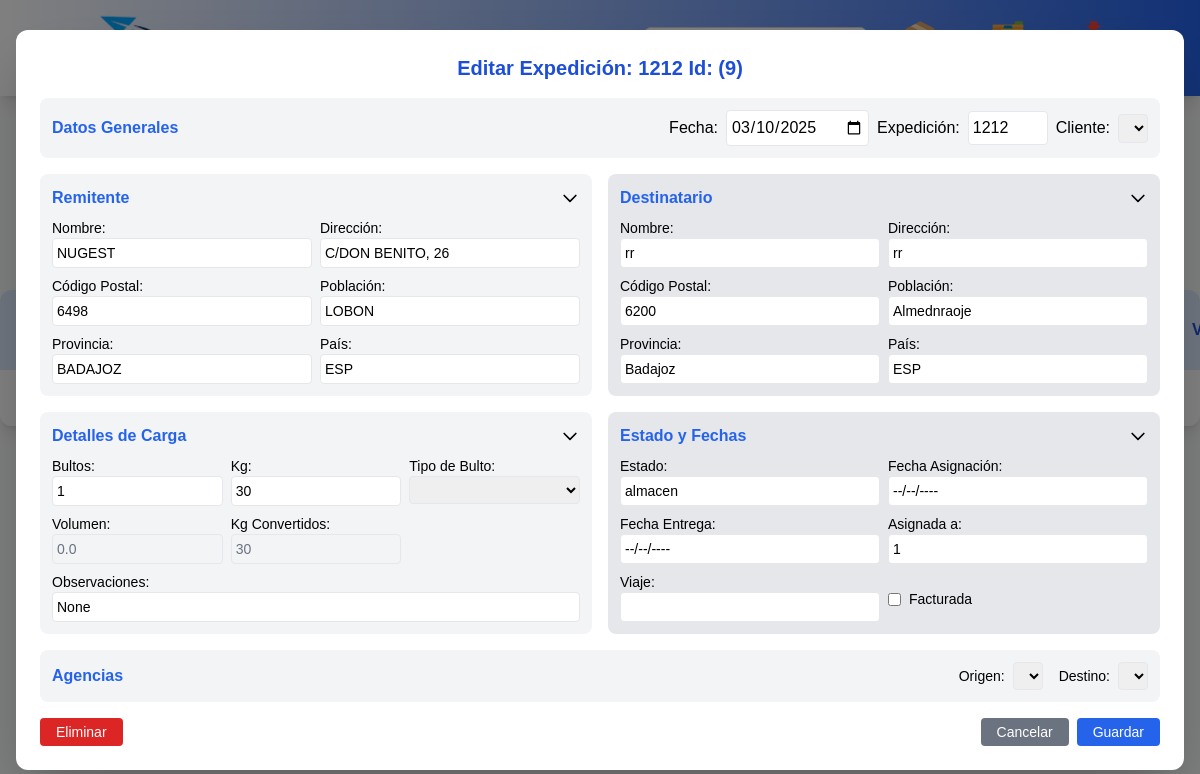
The page /consultar_expedicion?id=9 on the database as committed earlier.
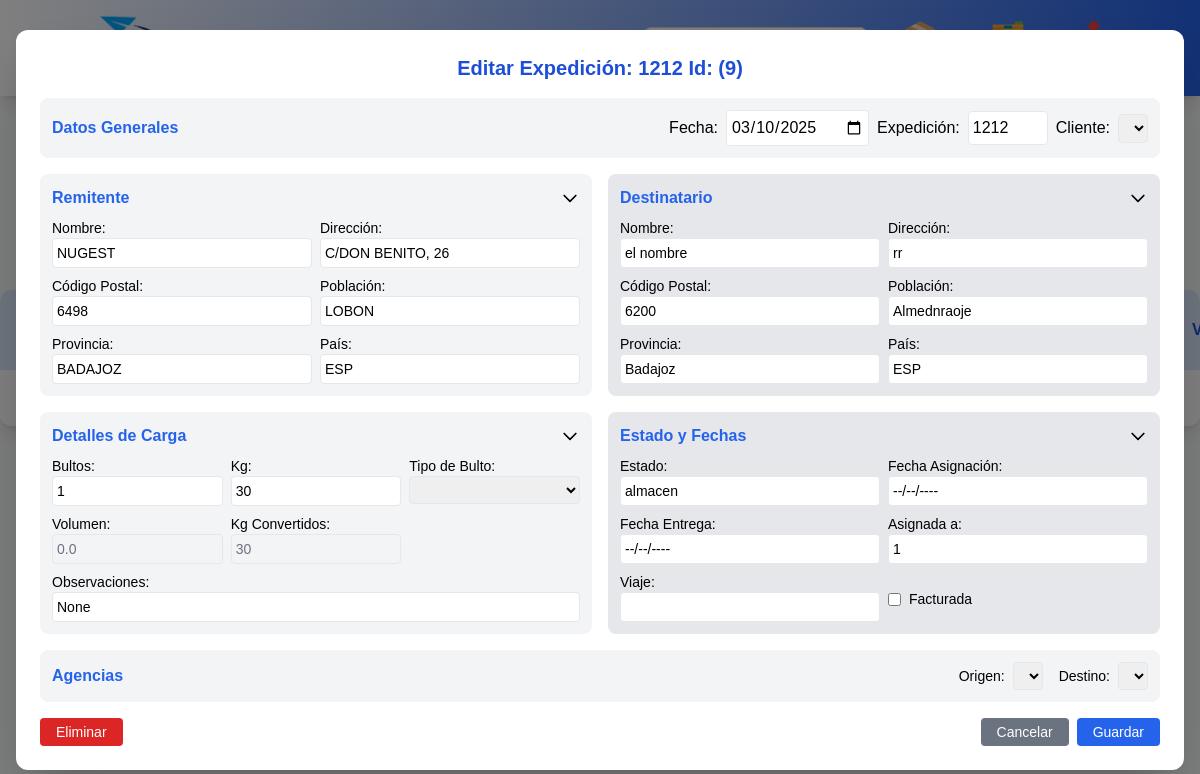
The same page on the database as committed later.
### models.py (models this page shows, shortened)
class Expedicion(Base):
    __tablename__ = "expedicion"
    id = Column(Integer, primary_key=True, autoincrement=True, nullable=False)
    fecha = Column(DateTime, nullable=False)
    expedicion = Column(String, nullable=False)
    agencia_origen = Column(String(200), nullable=False)
    agencia_destino = Column(String(200), nullable=False)
    cliente = Column(String(200), nullable=False)
    remitente = Column(String(200), nullable=False)
    dir_remitente = Column(String(200), nullable=True)
    cod_postal_remitente = Column(String(5), nullable=False)
    poblacion_remitente = Column(String(200), nullable=False)
    provincia_remitente = Column(String(200), nullable=False)
    pais_remitente = Column(String(100), nullable=False)
    tlf_remitente = Column(String(200), nullable=True)
    destinatario = Column(String(200), nullable=False)
    dir_destinatario = Column(String(200), nullable=False)
    cod_postal_destinatario = Column(String(5), nullable=False)
    poblacion_destinatario = Column(String(200), nullable=False)
    provincia_destinatario = Column(String(200), nullable=False)
    pais_destinatario = Column(String(100), nullable=False)
    tlf_destinatario = Column(String(200), nullable=True)
    bultos = Column(Integer, nullable=False)
    kg = Column(Integer, nullable=False)
    volumen = Column(Float, nullable=True)
    kg_conv = Column(Integer, nullable=False)
    tipo_bulto = Column(String(100), nullable=True)
    reembolso = Column(Float, nullable=True, default=0.0)
    estado = Column(Enum("almacen", "en reparto", "entregado", name="estado_expedicion"), nullable=False,
                    default="almacen")
    fecha_llegada = Column(DateTime, nullable=True)
    fecha_asignacion = Column(DateTime, nullable=True)
    fecha_entrega = Column(DateTime, nullable=True)
    facturada = Column(Boolean, default=False)
    asignada_a = Column(String, default=True)
    viaje = Column(Integer, nullable=True)
    ingreso_com_reembolso = Column(Float, nullable=True, default=0.0)
    ingreso_distribucion = Column(Float, nullable=True, default=0.0)
    ingreso_cargo_adicional = Column(Float, nullable=True, default=0.0)
    coste_reparto = Column(Float, nullable=True, default=0.0)
    coste_arrastre = Column(Float, nullable=True, default=0.0)
    coste_removido = Column(Float, nullable=True, default=0.0)
    coste_distribucion = Column(Float, nullable=True, default=0.0)
    albaran_entrega = Column(Boolean, default=False)
    albaran_cliente = Column(Boolean, default=False)
    observaciones = Column(String(200), nullable=True)
    incidencia_tipo = Column(Enum("ausente", "rechazado", "sin tiempo", "0", name="incidencia_tipo"), nullable=True,
                    default="0")
    fecha_incidencia = Column(DateTime, nullable=True)
    incidencia_ampliacion = Column(String(200), nullable=True)
    dev_alb_firmado = Column(Boolean, default=False)
    __table_args__ = (
        UniqueConstraint('expedicion', 'cliente', name='_expedicion_cliente_uc'),
    )

### metodos/consultar_expedicion.py (the view)
    @app.route('/consultar_expedicion', methods=['GET'])
    def consultar_expedicion():
        expedicion_id = request.args.get('id')
        if not expedicion_id:
            return render_template('repartos.html', error="Por favor, ingrese un número de expedición.")
        expedicion = db.session.query(Expedicion).filter_by(id=expedicion_id).first()
        if not expedicion:
            expedicion = db.session.query(Expedicion).filter_by(expedicion=expedicion_id).first()
        if not expedicion:
            return render_template('repartos.html', error="Expedición no encontrada.")
        return render_template('repartos.html', expedicion=expedicion, abrir_modal=True)

### metodos/consultar_expedicion.py (called while the page is built)
def ruta_consultar_expedicion(app):
    @app.route('/consultar_expedicion', methods=['GET'])
    def consultar_expedicion():
        expedicion_id = request.args.get('id')
        if not expedicion_id:
            return render_template('repartos.html', error="Por favor, ingrese un número de expedición.")
        expedicion = db.session.query(Expedicion).filter_by(id=expedicion_id).first()
        if not expedicion:
            expedicion = db.session.query(Expedicion).filter_by(expedicion=expedicion_id).first()
        if not expedicion:
            return render_template('repartos.html', error="Expedición no encontrada.")
        return render_template('repartos.html', expedicion=expedicion, abrir_modal=True)

### templates/repartos.html (shortened to what the changed rows need)
<!DOCTYPE html>
<html lang="es">
<head>
    <link href="https://cdnjs.cloudflare.com/ajax/libs/font-awesome/6.0.0-beta3/css/all.min.css" rel="stylesheet">
    <script src="https://cdn.tailwindcss.com"></script>
</head>
<body class="bg-gray-50">
    <div class="flex flex-col mt-6 mx-6">
        <h2 class="text-2xl font-semibold text-blue-700 mb-6">Gestión de repartos</h2>
</div>
        <div class="overflow-x-auto bg-white shadow-lg rounded-xl">
            <table id="expedicionTable" class="min-w-full table-auto">
                <thead>
                    <tr class="bg-blue-100 text-blue-700">
                        <th class="px-6 py-4 text-left">ID</th>
                        <th class="px-6 py-4 text-left">Fecha</th>
                        <th class="px-6 py-4 text-left">Expedición</th>
                        <th class="px-6 py-4 text-left">Cliente</th>
                        <th class="px-6 py-4 text-left">Destinatario</th>
                        <th class="px-6 py-4 text-left">Poblacion</th>
                        <th class="px-6 py-4 text-left">Bultos</th>
                        <th class="px-6 py-4 text-left">Kg</th>
                        <th class="px-6 py-4 text-left">Estado</th>
                        <th class="px-6 py-4 text-left">Fecha Asignado</th>
                        <th class="px-6 py-4 text-left">Asignado</th>
                        <th class="px-6 py-4 text-left">Viaje</th>
                    </tr>
                </thead>
            </table>
        </div>
    {% include 'modal_grabar_expedicion.html' %}
    {% include 'modal_editar_expedicion_simple.html' %}
</body>
</html>

### templates/modal_editar_expedicion_simple.html (shortened to what the changed rows need)
<!DOCTYPE html>
<html lang="es">
<head>
    <script src="https://cdn.tailwindcss.com"></script>
</head>
<body>
<div id="expedicionEditModalSimple" class="fixed inset-0 flex items-center justify-center bg-black bg-opacity-50 {% if not expedicion %}hidden{% endif %}">
    <div class="bg-white rounded-xl shadow-2xl w-full max-w-[90rem] mx-4 p-6 max-h-[95vh] overflow-y-auto">
        <h2 class="text-xl font-bold mb-4 text-blue-700 text-center">Editar Expedición: {{ expedicion.expedicion }} Id: ({{ expedicion.id }})</h2>
        <form id="expedicionEditForm" method="POST" action="{{ url_for('editar_expedicion_simple', id=expedicion.id) if expedicion else '#' }}">
            <div class="grid grid-cols-1 md:grid-cols-2 gap-4">
                <div class="bg-gray-100 p-3 rounded-lg col-span-2">
                    <div class="flex justify-between items-center">
                        <div class="flex space-x-2">
                            <label class="inline-flex items-center">
                                <span class="mr-2">Fecha:</span>
                                <input type="date" name="fecha" class="p-1 border rounded"
                                    value="{{ expedicion.fecha.strftime('%Y-%m-%d') if expedicion and expedicion.fecha else '' }}" required>
                            </label>
                            <label class="inline-flex items-center">
                                <span class="mr-2">Expedición:</span>
                                <input type="number" name="expedicion" class="p-1 border rounded w-20"
                                    value="{{ expedicion.expedicion if expedicion else '' }}" required>
                            </label>
                        </div>
                    </div>
                </div>
                <div x-data="{ open: true }" class="bg-gray-100 p-3 rounded-lg">
                    <div x-show="open" class="mt-2 grid grid-cols-2 gap-2">
                        <label class="block text-sm">Nombre:
                            <input type="text" name="remitente" class="w-full p-1 border rounded text-sm"
                                value="{{ expedicion.remitente if expedicion else '' }}" required>
                        </label>
                        <label class="block text-sm">Dirección:
                            <input type="text" name="dir_remitente" class="w-full p-1 border rounded text-sm"
                                value="{{ expedicion.dir_remitente if expedicion else '' }}">
                        </label>
                        <label class="block text-sm">Código Postal:
                            <input type="text" name="cod_postal_remitente" class="w-full p-1 border rounded text-sm"
                                value="{{ expedicion.cod_postal_remitente if expedicion else '' }}" required>
                        </label>
                        <label class="block text-sm">Población:
                            <input type="text" name="poblacion_remitente" class="w-full p-1 border rounded text-sm"
                                value="{{ expedicion.poblacion_remitente if expedicion else '' }}">
                        </label>
                        <label class="block text-sm">Provincia:
                            <input type="text" name="provincia_remitente" class="w-full p-1 border rounded text-sm"
                                value="{{ expedicion.provincia_remitente if expedicion else '' }}">
                        </label>
                        <label class="block text-sm">País:
                            <input type="text" name="pais_remitente" class="w-full p-1 border rounded text-sm"
                                value="{{ expedicion.pais_remitente if expedicion else '' }}" required>
                        </label>
                    </div>
                </div>
                <div x-data="{ open: true }" class="bg-gray-200 p-3 rounded-lg">
                    <div x-show="open" class="mt-2 grid grid-cols-2 gap-2">
                        <label class="block text-sm">Nombre:
                            <input type="text" name="destinatario" class="w-full p-1 border rounded text-sm"
                                value="{{ expedicion.destinatario if expedicion else '' }}" required>
                        </label>
                        <label class="block text-sm">Dirección:
                            <input type="text" name="dir_destinatario" class="w-full p-1 border rounded text-sm"
                                value="{{ expedicion.dir_destinatario if expedicion else '' }}" required>
                        </label>
                        <label class="block text-sm">Código Postal:
                            <input type="text" name="cod_postal_destinatario" class="w-full p-1 border rounded text-sm"
                                value="{{ expedicion.cod_postal_destinatario if expedicion else '' }}" required>
                        </label>
                        <label class="block text-sm">Población:
                            <input type="text" name="poblacion_destinatario" class="w-full p-1 border rounded text-sm"
                                value="{{ expedicion.poblacion_destinatario if expedicion else '' }}" required>
                        </label>
                        <label class="block text-sm">Provincia:
                            <input type="text" name="provincia_destinatario" class="w-full p-1 border rounded text-sm"
                                value="{{ expedicion.provincia_destinatario if expedicion else '' }}" required>
                        </label>
                        <label class="block text-sm">País:
                            <input type="text" name="pais_destinatario" class="w-full p-1 border rounded text-sm"
                                value="{{ expedicion.pais_destinatario if expedicion else '' }}" required>
                        </label>
                    </div>
                </div>
                <div x-data="{ open: true }" class="bg-gray-100 p-3 rounded-lg">
                    <div x-show="open" class="mt-2 grid grid-cols-3 gap-2">
                        <label class="block text-sm">Bultos:
                            <input type="number" name="bultos" class="w-full p-1 border rounded text-sm"
                                value="{{ expedicion.bultos if expedicion else '' }}" required>
                        </label>
                        <label class="block text-sm">Kg:
                            <input type="number" name="kg" class="w-full p-1 border rounded text-sm"
                                value="{{ expedicion.kg if expedicion else '' }}" required>
                        </label>
                        <label class="block text-sm">Volumen:
                            <input type="number" step="0.01" name="volumen" class="w-full p-1 border rounded bg-gray-100 cursor-not-allowed text-gray-500 text-sm"
                                value="{{ expedicion.volumen if expedicion else '' }}" readonly>
                        </label>
                        <label class="block text-sm">Kg Convertidos:
                            <input type="number" name="kg_conv" class="w-full p-1 border rounded bg-gray-100 cursor-not-allowed text-gray-500 text-sm"
                                value="{{ expedicion.kg_conv if expedicion else '' }}" readonly>
                        </label>
                        <div class="col-span-3">
                            <label class="block text-sm">Observaciones:
                            <input type="textarea" name="observaciones" class="w-full p-1 border rounded text-sm"
                                value="{{ expedicion.observaciones if expedicion else '' }}">
                        </label>
                        </div>
                    </div>
                </div>
                <div x-data="{ open: true }" class="bg-gray-200 p-3 rounded-lg">
                    <div x-show="open" class="mt-2 grid grid-cols-2 gap-2">
                        <label class="block text-sm">Estado:
                            <input type="text" step="0.01" id="editEstado" name="estado" class="w-full p-1 border rounded text-sm"
                                value="{{ expedicion.estado if expedicion else '' }}">
                        </label>
                        <label class="block text-sm">Fecha Asignación:
                            <input type="text" name="fecha_asignacion" class="w-full p-1 border rounded text-sm"
                                value="{% if expedicion and expedicion.fecha_asignacion %}{{ expedicion.fecha_asignacion.strftime('%d/%m/%Y') }}{% else %}--/--/----{% endif %}"
                                readonly>
                        </label>
                        <label class="block text-sm">Fecha Entrega:
                            <input type="text" name="fecha_entrega" class="w-full p-1 border rounded text-sm"
                                value="{% if expedicion and expedicion.fecha_entrega %}{{ expedicion.fecha_entrega.strftime('%d/%m/%Y') }}{% else %}--/--/----{% endif %}"
                                readonly>
                        </label>
                        <label class="block text-sm">Asignada a:
                            <input type="text" name="asignada_a" class="w-full p-1 border rounded text-sm"
                                value="{{ expedicion.asignada_a if expedicion else '' }}">
                        </label>
                        <label class="block text-sm">Viaje:
                            <input type="number" name="viaje" class="w-full p-1 border rounded text-sm"
                                value="{{ expedicion.viaje if expedicion else '' }}">
                        </label>
                        <div class="flex items-center mt-1">
                            <input type="checkbox" name="facturada" class="mr-2"
                                {% if expedicion and expedicion.facturada %}checked{% endif %}>
                            <label class="text-sm">Facturada</label>
                        </div>
                    </div>
                </div>
            </div>
            <div class="flex justify-between mt-4">
            </div>
        </form>
    </div>
</div>
</body>
</html>

Rows that differ between the two databases and show on the page:
changed Expedicion "NUGEST": destinatario "rr" → "el nombre"
